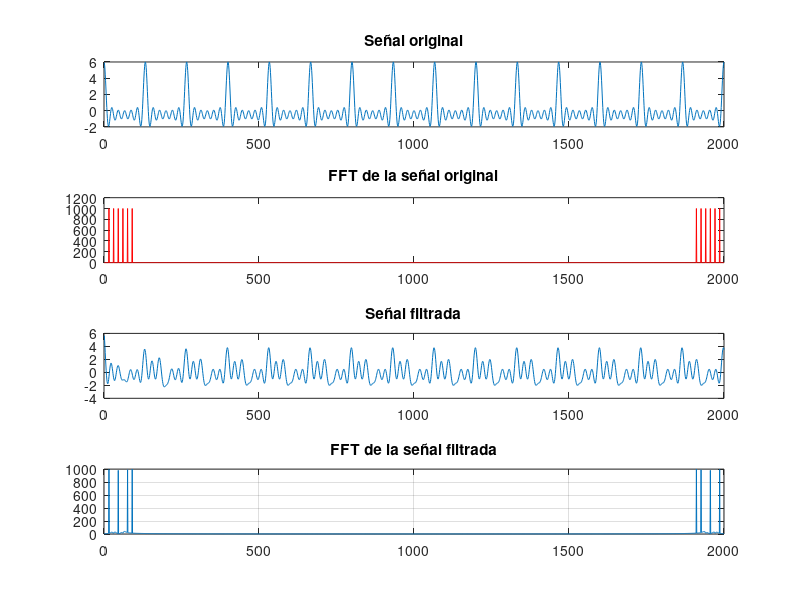

The MATLAB source for this figure:
% Filter Design 2026
clf;
clear all;
format long g

M = 2000;
N = 250;
fo = 15;          % frecuencia central
D = 5;             % ancho de banda del stopband
n = 2;             % orden del filtro

fo1 = fo + fo;
fo2 = fo + 2*fo;
fo3 = fo + 3*fo;
fo4 = fo + 4*fo;
fo5 = fo + 5*fo;

A = 1;

% Señal con 6 tonos
nvec = 1:M;
x = A*cos(2*pi*fo*nvec/M) + ...
    A*cos(2*pi*fo1*nvec/M)  + ...
    A*cos(2*pi*fo2*nvec/M)  + ...
    A*cos(2*pi*fo3*nvec/M)  + ...
    A*cos(2*pi*fo4*nvec/M)  + ...
    A*cos(2*pi*fo5*nvec/M);

Xe = abs(fft(x));

% Frecuencias normalizadas (Butterworth) para fo1
wL = (fo1 - D) * 2 / M;   % límite inferior normalizado
wH = (fo1 + D) * 2 / M;   % límite superior normalizado
w  = [wL wH];
% Para f03
wL3 = (fo3 - D) * 2 / M;   % límite inferior normalizado
wH3 = (fo3 + D) * 2 / M;   % límite superior normalizado
w3  = [wL3 wH3];

% Diseño del filtro stopband
[b,a] = butter(n, w, 'stop');
disp('Coeficientes del filtro 1:')
disp(b)
disp(a)
% Diseño del filtro stopband para fo3
[b3, a3] = butter(n, w3, 'stop');
disp('Coeficientes del filtro 3:')
disp(b3)
disp(a3)
% Filtrado con el primer filtro
y = filter(b, a, x);
% Filtrado con el segundo filtro
y = filter(b3, a3, y);
Ye = abs(fft(y));

 % Respuesta en frecuencia
[H, wf] = freqz(b, a, N/2);

%% Gráficas
figure(1)
subplot(4,1,1), plot(x); title('Señal original');
subplot(4,1,2), plot(Xe, 'r'); title('FFT de la señal original');
subplot(4,1,3), plot(y); title('Señal filtrada');
subplot(4,1,4), plot(Ye); title('FFT de la señal filtrada');

grid on;
